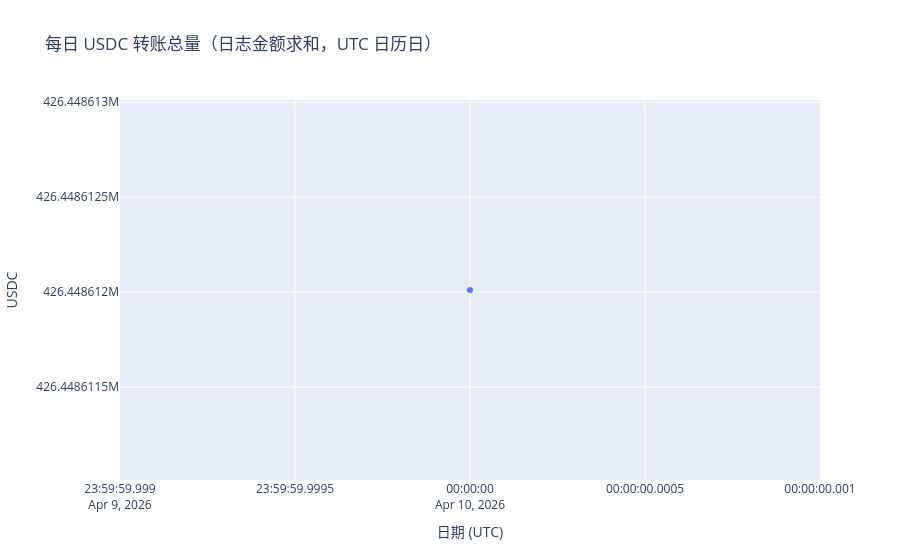

Write notebook code for a chart like this one.
### Code cell
fig_vol = px.line(
    daily,
    x="date",
    y="daily_volume_usdc",
    title="每日 USDC 转账总量（日志金额求和，UTC 日历日）",
    markers=True,
)
fig_vol.update_layout(xaxis_title="日期 (UTC)", yaxis_title="USDC")
fig_vol.show()

### Figure 1 — Plotly figure (JSON) as saved in the notebook; plotly's stock layout.template omitted (floating-point values rounded to 4 significant figures)
{"data": [{"hovertemplate": "date=%{x}<br>daily_volume_usdc=%{y}<extra></extra>", "legendgroup": "", "line": {"color": "#636efa", "dash": "solid"}, "marker": {"symbol": "circle"}, "mode": "lines+markers", "name": "", "orientation": "v", "showlegend": false, "type": "scatter", "x": ["2026-04-10"], "xaxis": "x", "y": [426400000.0], "yaxis": "y"}], "layout": {"legend": {"tracegroupgap": 0}, "title": {"text": "每日 USDC 转账总量（日志金额求和，UTC 日历日）"}, "xaxis": {"anchor": "y", "domain": [0, 1], "title": {"text": "日期 (UTC)"}}, "yaxis": {"anchor": "x", "domain": [0, 1], "title": {"text": "USDC"}}}}
